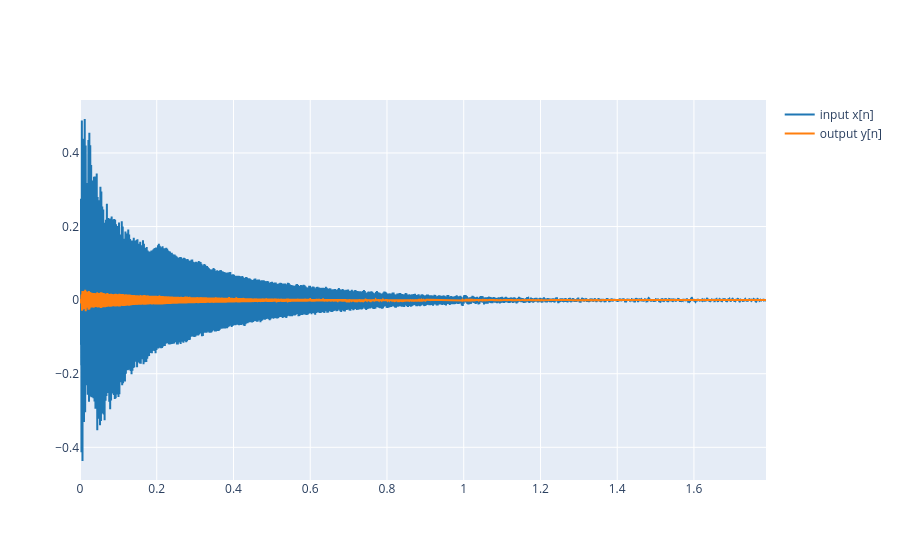

This figure's notebook cell:
### Markdown cell above
1.2 Plot both reference and synthesised signal.

### Code cell
plot_signals([ref, envelope_synt], fs, name=['input x[n]', 'output y[n]'])

### Figure 1 — Plotly figure (JSON) as saved in the notebook; plotly's stock layout.template omitted (floating-point values rounded to 4 significant figures; data arrays with more than 128 entries replaced by an {"elided": "..."} marker saying what was removed)
{"data": [{"line": {"color": "#1f77b4", "shape": "linear"}, "mode": "lines", "name": "input x[n]", "type": "scatter", "x": {"elided": "78840 float values"}, "y": {"elided": "78840 float values"}}, {"line": {"color": "#ff7f0e", "shape": "linear"}, "mode": "lines", "name": "output y[n]", "type": "scatter", "x": {"elided": "78840 float values"}, "y": {"elided": "78840 float values"}}], "layout": {}}
